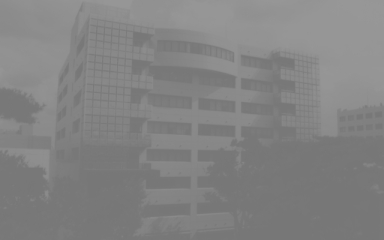
#> input picture kadai/kadai6.bmp, 384 x 240 px
$ python kadai6.py
#> lines starting #> are read from the running program, lines starting #| are printed output that depends on the picture
# encoding: utf8
from __future__ import unicode_literals
from pylab import *
from cv2 import imread

# 画像を読み込み
gazo = imread( "kadai6.bmp", 0 )
#> gazo is the input picture: shape (240, 384); min 118, max 152, mean 130.5

# 画像を表示
imshow(gazo, cmap="gray", vmin=0, vmax=255, interpolation="None")

# ヒストグラムを表示
figure()
hist( gazo.flatten(), 256, (0,255) )

# 画像を変換
gazo2 = zeros((240,384))
for x in range(384):
    for y in range(240):
        # 課題：濃度ヒストグラムを参照して，画像の濃淡がよりはっきりとする変換をしなさい．
        #      レポートでは，作成したプログラムによってどのような処理が行われているのかを，
        #      変換前後のヒストグラムを使って説明しなさい．
        gazo2[y][x] = gazo[y][x]

# 画像を表示
figure()
imshow(gazo2, cmap="gray", vmin=0, vmax=255, interpolation="None")

# ヒストグラムを表示
figure()
hist( gazo2.flatten(), 256, (0,255) )
show()
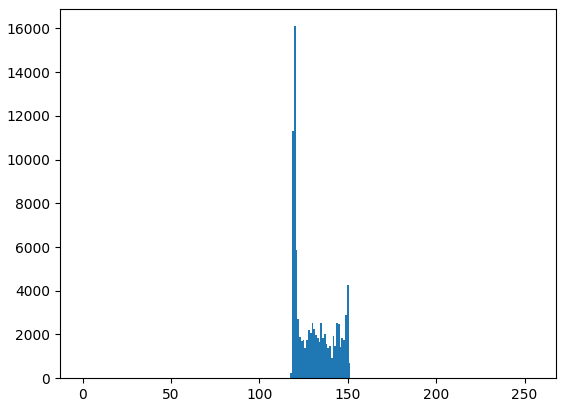
#> figure drawn by matplotlib, 1 panel; tallest bar 16102 high, from x = 119.5 to 120.5

$ run again, with kadai/kadai5.bmp copied over kadai/kadai6.bmp
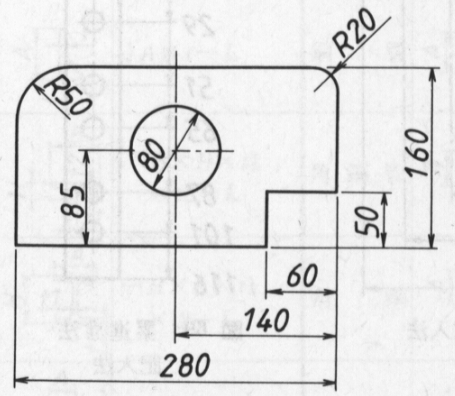
#> input picture kadai/kadai5.bmp, 455 x 396 px
#> gazo is the input picture: shape (396, 455); min 33, max 252, mean 228.6
#> after the loop `for x in range(384):`:
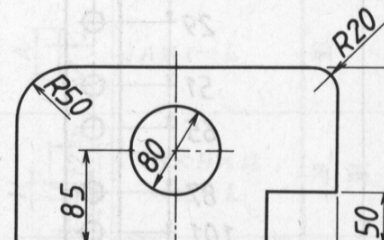
#> gazo2: shape (240, 384) float64; min 35, max 252, mean 227.9
#> `show()`:
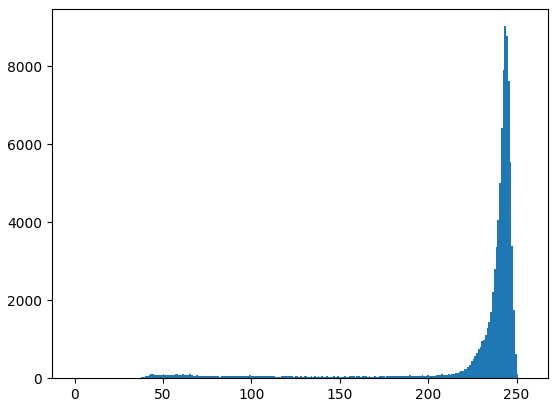
#> figure drawn by matplotlib, 1 panel; tallest bar 9023 high, from x = 243 to 244

$ run again, with kadai/kadai7.bmp copied over kadai/kadai6.bmp
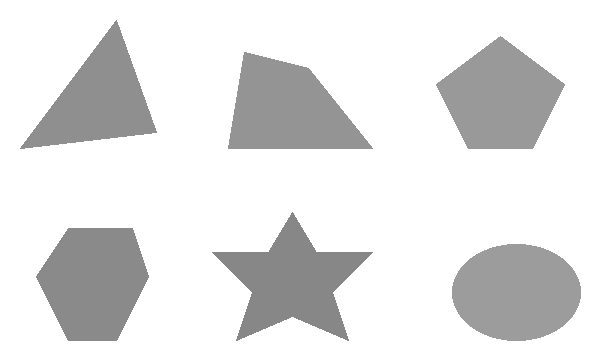
#> input picture kadai/kadai7.bmp, 600 x 360 px
#> gazo is the input picture: shape (360, 600); min 135, max 255, mean 226.9
#> after the loop `for x in range(384):`:
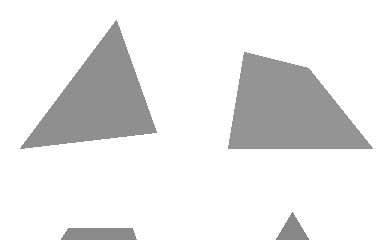
#> gazo2: shape (240, 384) float64; min 135, max 255, mean 232.7
#> `show()`:
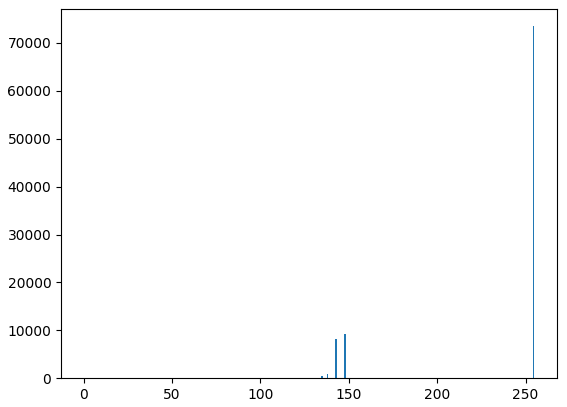
#> figure drawn by matplotlib, 1 panel; tallest bar 73502 high, from x = 254 to 255
